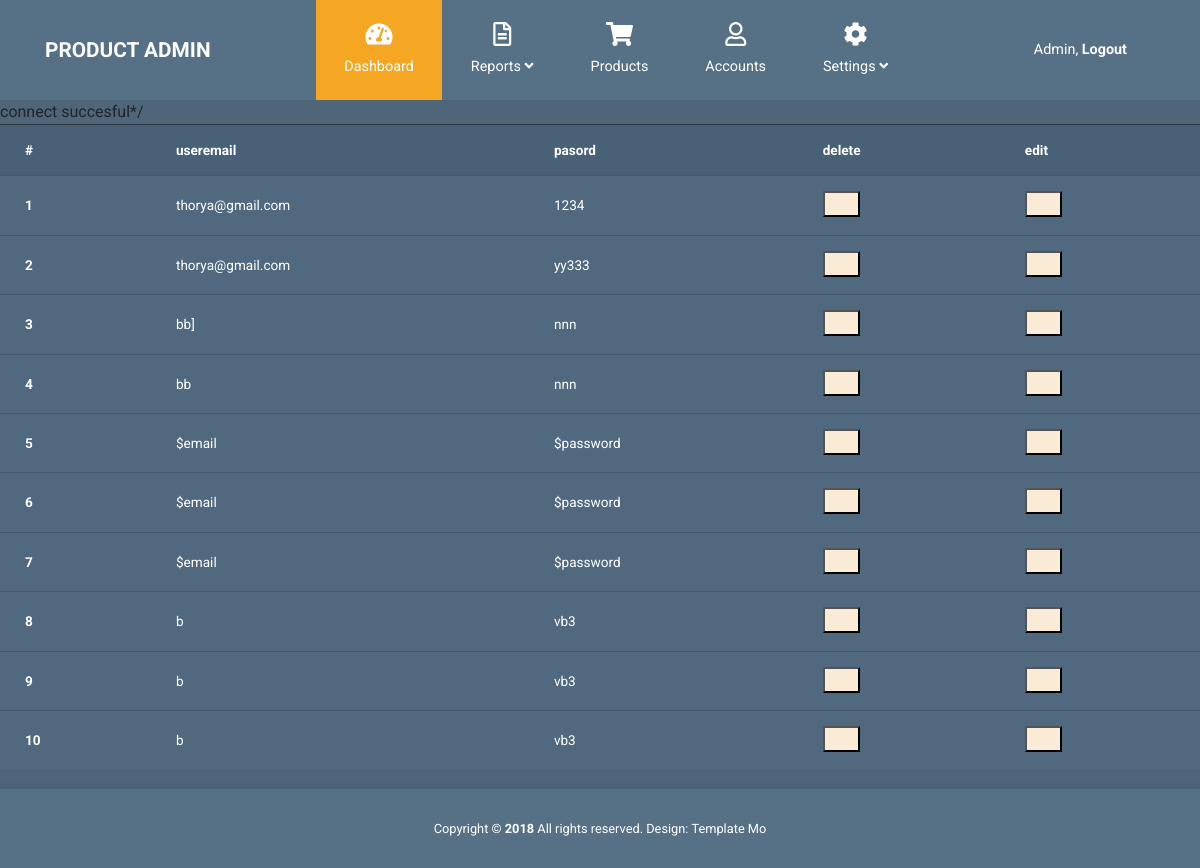
The page / on the database its author committed.
### tables this page shows
CREATE TABLE `user` (
  `id` int(11) NOT NULL,
  `email` varchar(170) NOT NULL,
  `password` varchar(50) NOT NULL
);

### db.php (the view, shortened to what this page needs)
<?php
class DB{
    private $pdo;
    function __construct()
    {
        $this->database="products";
        $this->dsn="mysql:host=localhost;dbname=$this->database;charset=utf8mb4";
        $this->username="root";
        $this->pass="";
        try{
            $this->pdo=new PDO($this->dsn,$this->username,$this->pass);
         }
         catch(PDOException $ex){
             echo $ex->getMessage();
         }
  }
  function showData(){
      $sql='SELECT * FROM `user`';
      $stm=$this->pdo->prepare($sql);
   if(   $stm->execute()){
       $rows=$stm->fetchAll();
       foreach($rows as $row){
?>
    <tr>
                    <th><?php echo $row["id"]; ?></th>
                    <td><?php echo $row["email"];?></td>
                    <td><?php echo $row["password"];?></td>
                    <td><button><ion-icon name=" trash-outline "></ion-icon></button></td>
                    <td><button><ion-icon name="create-outline "></ion-icon></ion-icon></button></td>
                </tr>
                <?php
       }
   }
  }
  }
?>

### index.php (shortened to what this page needs)
<!DOCTYPE html>
<html lang="en">
<head>
    <link rel="stylesheet" href="css/fontawesome.min.css">
    <link rel="stylesheet" href="css/bootstrap.min.css">
    <link rel="stylesheet" href="css/templatemo-style.css">
</head>
<body id="reportsPage">
    <div class="" id="home">
        <nav class="navbar navbar-expand-xl">
            <div class="container h-100">
                <a class="navbar-brand" href="index.html">
                    <h1 class="tm-site-title mb-0">Product Admin</h1>
                </a>
                <div class="collapse navbar-collapse" id="navbarSupportedContent">
                    <ul class="navbar-nav mx-auto h-100">
                        <li class="nav-item">
                            <a class="nav-link active" href="#">
                                <i class="fas fa-tachometer-alt"></i> Dashboard
                            </a>
                        </li>
                        <li class="nav-item dropdown">
                            <a class="nav-link dropdown-toggle" href="#" id="navbarDropdown" role="button" data-toggle="dropdown" aria-haspopup="true" aria-expanded="false">
                                <i class="far fa-file-alt"></i>
                                <span>
                                    Reports <i class="fas fa-angle-down"></i>
                                </span>
                            </a>
                        </li>
                        <li class="nav-item">
                            <a class="nav-link" href="products.php">
                                <i class="fas fa-shopping-cart"></i> Products
                            </a>
                        </li>
                        <li class="nav-item">
                            <a class="nav-link" href="accounts.html">
                                <i class="far fa-user"></i> Accounts
                            </a>
                        </li>
                        <li class="nav-item dropdown">
                            <a class="nav-link dropdown-toggle" href="#" id="navbarDropdown" role="button" data-toggle="dropdown" aria-haspopup="true" aria-expanded="false">
                                <i class="fas fa-cog"></i>
                                <span>
                                    Settings <i class="fas fa-angle-down"></i>
                                </span>
                            </a>
                        </li>
                    </ul>
                    <ul class="navbar-nav">
                        <li class="nav-item">
                            <a class="nav-link d-block" href="login.html">
                                Admin, <b>Logout</b>
                            </a>
                        </li>
                    </ul>
                </div>
            </div>
        </nav>
        <table class="table table-dark">
            <thead>
                <tr>
                    <th scope="col">#</th>
                    <th scope="col">useremail</th>
                    <th scope="col">pasord</th>
                    <th scope="col">delete</th>
                    <th scope="col">edit</th>
                </tr>
            </thead>
            <tbody>
            <?php
            require('db.php');
            $ss->showData();
            ?>
            </tbody>
        </table>
        <footer class="tm-footer row tm-mt-small ">
            <div class="col-12 font-weight-light ">
                <p class="text-center text-white mb-0 px-4 small ">
                    Copyright &copy; <b>2018</b> All rights reserved. Design: <a rel="nofollow noopener " href="https://templatemo.com " class="tm-footer-link ">Template Mo</a>
                </p>
            </div>
        </footer>
    </div>
</body>
</html>

### css/templatemo-style.css (style rules this page uses)
html { font-size: 16px; overflow-x: hidden; }
body { font-family: Roboto, Helvetica, Arial, sans-serif; background-color: #4e657a; overflow-x: hidden; }
a { transition: all 0.3s ease; }
.navbar-brand { display: flex; align-items: center; }
.tm-site-title { display: inline-block; text-transform: uppercase; font-size: 1.3rem; font-weight: 700; color: #fff; }
.navbar { height: 100px; background-color: #567086; padding: 0; }
.navbar .container { position: relative; }
.tm-mt-small { margin-top: 20px; }
.nav-link { color: #fff; height: 100%; display: flex; align-items: center; justify-content: center; flex-direction: column; font-size: 90%; }
.nav-link > i { margin-bottom: 10px; margin-right: 0; font-size: 1.5rem; }
.dropdown-item, .nav-link { padding: 15px 20px; }
.navbar-nav .active > .nav-link, .navbar-nav .nav-link.active { background-color: #f5a623; color: #fff; }
.navbar-nav .nav-link.active i { color: #fff; }
.nav-item { text-align: center; }
.nav-item:last-child { margin-right: 0; }
.dropdown-toggle::after { display: none; }
.table { background-color: #50697f; color: #fff; font-size: 85%; margin-bottom: 0; }
thead { background-color: #486177; color: #fff; }
.table thead th { border-bottom: 0; }
.table td, .table th { border-top: 1px solid #415a70; padding: 15px 25px; vertical-align: middle; }
.tm-footer { background-color: #567086; padding-top: 30px; padding-bottom: 30px; -webkit-box-shadow: 0 -3px 5px 0 rgba(69, 92, 113, 0.59); -moz-box-shadow: 0 -3px 5px 0 rgba(69, 92, 113, 0.59); box-shadow: 0 -3px 5px 0 rgba(69, 92, 113, 0.59); }
.tm-footer-link { color: white; }
@media (min-width: 1200px) { .navbar-expand-xl .navbar-nav .nav-link { padding-left: 28px; padding-right: 28px; } }
@media (min-width: 1200px) { .navbar-collapse { height: 100%; } }
@media (max-width: 1275px) and (min-width: 1200px) { .nav-item { margin-right: 15px; } }
@media (max-width: 1350px) { .nav-item { margin-right: 1px; } }

### index.php (style rules this page uses)
td button { width: 37px; height: 26px; background: antiquewhite; }

### rows shown on the page
user: id "1", email "thorya@gmail.com", password "1234"
user: id "2", email "thorya@gmail.com", password "yy333"
user: id "3", email "bb]", password "nnn"
user: id "4", email "bb", password "nnn"
user: id "5", email "$email", password "$password"
user: id "6", email "$email", password "$password"
user: id "7", email "$email", password "$password"
user: id "8", email "b", password "vb3"
user: id "9", email "b", password "vb3"
user: id "10", email "b", password "vb3"
